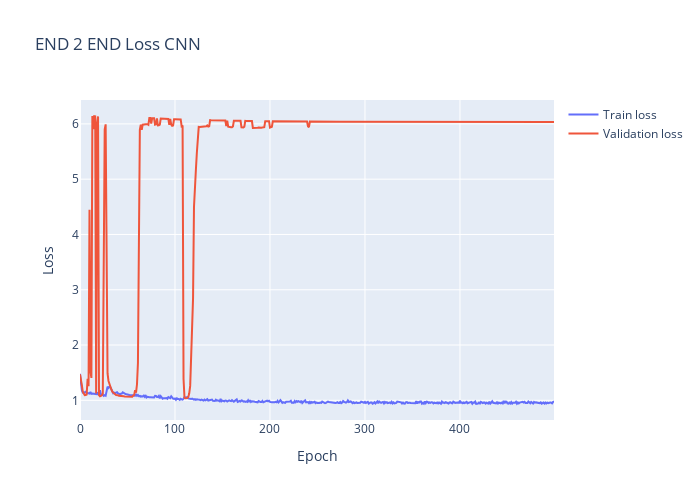
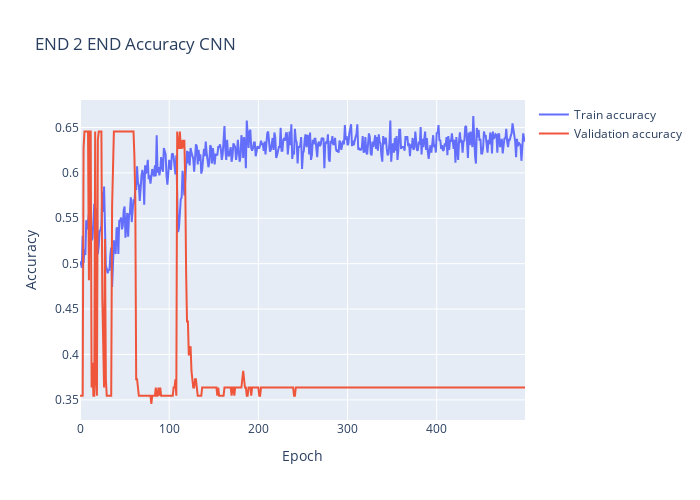
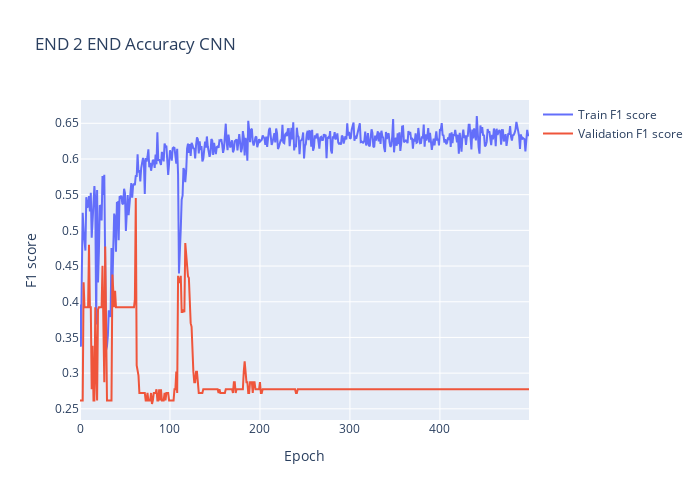

Notebook code for these charts, in order:
### Code cell
#PLOT HISTORY
plt.clf()
fig = go.Figure()
fig.add_trace(go.Scatter(
                    y=history.history['loss'],
                    name='Train loss'))
fig.add_trace(go.Scatter(
                    y=history.history['val_loss'],
                    name='Validation loss'))
fig.update_layout(height=500, 
                width=700,
                title='END 2 END Loss CNN',
                xaxis_title='Epoch',
                yaxis_title='Loss')
fig.show()
plotly_plot(fig, filename=str(Path(graphPath / Path("training ML_df_U loss.html"))), auto_open=False)


fig = go.Figure()
fig.add_trace(go.Scatter(
                    y=history.history['categorical_accuracy'],
                    name='Train accuracy'))
fig.add_trace(go.Scatter(
                    y=history.history['val_categorical_accuracy'],
                    name='Validation accuracy'))

fig.update_layout(height=500, 
                width=700,
                title='END 2 END Accuracy CNN',
                xaxis_title='Epoch',
                yaxis_title='Accuracy')
fig.show()
plotly_plot(fig, filename=str(Path(graphPath / Path("training ML_df_U accuracy.html"))), auto_open=False)

fig = go.Figure()
fig.add_trace(go.Scatter(
                    y=history.history['f1_score'],
                    name='Train F1 score'))
fig.add_trace(go.Scatter(
                    y=history.history['val_f1_score'],
                    name='Validation F1 score'))

fig.update_layout(height=500, 
                width=700,
                title='END 2 END Accuracy CNN',
                xaxis_title='Epoch',
                yaxis_title='F1 score')
fig.show()
plotly_plot(fig, filename=str(Path(graphPath / Path("training ML_df_U F1 score.html"))), auto_open=False)

### Figure 1 — Plotly figure (JSON) as saved in the notebook; plotly's stock layout.template omitted (floating-point values rounded to 4 significant figures; data arrays with more than 128 entries replaced by an {"elided": "..."} marker saying what was removed)
{"data": [{"name": "Train loss", "type": "scatter", "y": {"elided": "500 float values"}}, {"name": "Validation loss", "type": "scatter", "y": {"elided": "500 float values"}}], "layout": {"height": 500, "title": {"text": "END 2 END Loss CNN"}, "width": 700, "xaxis": {"title": {"text": "Epoch"}}, "yaxis": {"title": {"text": "Loss"}}}}

### Figure 2 — Plotly figure (JSON) as saved in the notebook; plotly's stock layout.template omitted (floating-point values rounded to 4 significant figures; data arrays with more than 128 entries replaced by an {"elided": "..."} marker saying what was removed)
{"data": [{"name": "Train accuracy", "type": "scatter", "y": {"elided": "500 float values"}}, {"name": "Validation accuracy", "type": "scatter", "y": {"elided": "500 float values"}}], "layout": {"height": 500, "title": {"text": "END 2 END Accuracy CNN"}, "width": 700, "xaxis": {"title": {"text": "Epoch"}}, "yaxis": {"title": {"text": "Accuracy"}}}}

### Figure 3 — Plotly figure (JSON) as saved in the notebook; plotly's stock layout.template omitted (floating-point values rounded to 4 significant figures; data arrays with more than 128 entries replaced by an {"elided": "..."} marker saying what was removed)
{"data": [{"name": "Train F1 score", "type": "scatter", "y": {"elided": "500 float values"}}, {"name": "Validation F1 score", "type": "scatter", "y": {"elided": "500 float values"}}], "layout": {"height": 500, "title": {"text": "END 2 END Accuracy CNN"}, "width": 700, "xaxis": {"title": {"text": "Epoch"}}, "yaxis": {"title": {"text": "F1 score"}}}}
